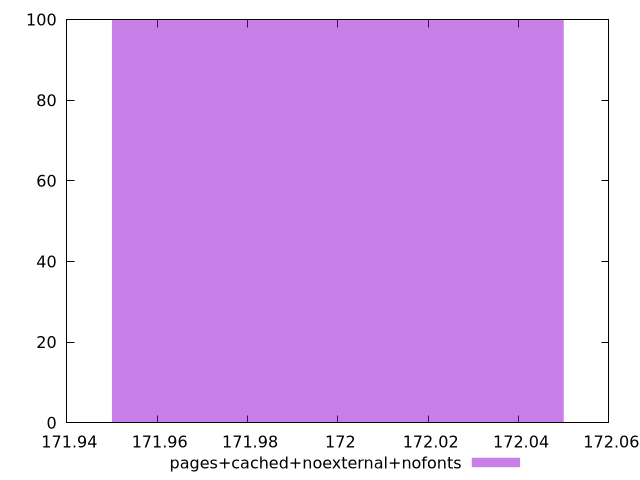

Source code (gnuplot):
$_pagesCachedNoexternalNofonts <<EOF
172 100
EOF
set key outside below
set terminal pngcairo
set output "report_00006_2020-11-02T20-21-41.718Z/dom-size/pages+cached+noexternal+nofonts//raw_hist.png"
set yrange [0:100]
set boxwidth 0.1
set style fill transparent solid 0.5 noborder
plot $_pagesCachedNoexternalNofonts title "pages+cached+noexternal+nofonts" with boxes ,
